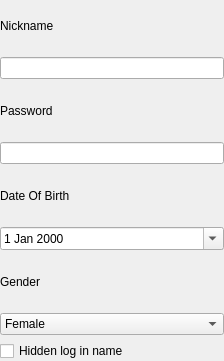
<?xml version="1.0" encoding="UTF-8"?>
<ui version="4.0">
 <class>ProfileSettingsWidget</class>
 <widget class="QWidget" name="ProfileSettingsWidget">
  <property name="geometry">
   <rect>
    <x>0</x>
    <y>0</y>
    <width>224</width>
    <height>361</height>
   </rect>
  </property>
  <property name="windowTitle">
   <string>Form</string>
  </property>
  <layout class="QVBoxLayout" name="verticalLayout">
   <property name="margin">
    <number>0</number>
   </property>
   <item>
    <widget class="QLabel" name="label_2">
     <property name="text">
      <string>Nickname</string>
     </property>
    </widget>
   </item>
   <item>
    <widget class="QLineEdit" name="nicknameLineEdit"/>
   </item>
   <item>
    <widget class="QLabel" name="passwordLabel">
     <property name="text">
      <string>Password</string>
     </property>
    </widget>
   </item>
   <item>
    <widget class="QLineEdit" name="passwordLineEdit">
     <property name="echoMode">
      <enum>QLineEdit::Password</enum>
     </property>
    </widget>
   </item>
   <item>
    <widget class="QLabel" name="label_3">
     <property name="text">
      <string>Date Of Birth</string>
     </property>
    </widget>
   </item>
   <item>
    <widget class="QDateEdit" name="dateEdit">
     <property name="calendarPopup">
      <bool>true</bool>
     </property>
    </widget>
   </item>
   <item>
    <widget class="QLabel" name="label_4">
     <property name="text">
      <string>Gender</string>
     </property>
    </widget>
   </item>
   <item>
    <widget class="QComboBox" name="genderComboBox">
     <item>
      <property name="text">
       <string>Female</string>
      </property>
     </item>
     <item>
      <property name="text">
       <string>Male</string>
      </property>
     </item>
    </widget>
   </item>
   <item>
    <widget class="QCheckBox" name="hiddenLoginNameCheckBox">
     <property name="text">
      <string>Hidden log in name</string>
     </property>
    </widget>
   </item>
  </layout>
 </widget>
 <resources/>
 <connections/>
</ui>
